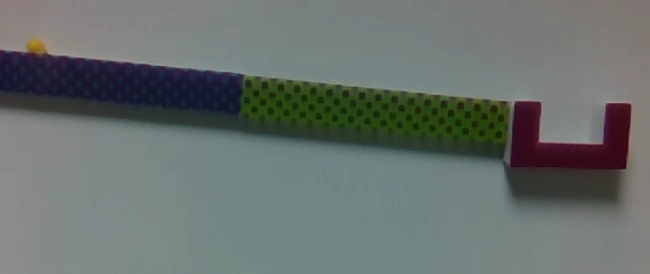
#> input picture frame 10 of marble.mp4, 650 x 274 px, given in place of calibrate.mp4, which was not available
$ python stream_video.py   (older library calls are emulated)
#> lines starting #> are read from the running program, lines starting #| are printed output that depends on the picture; after the words box and inside, x2 and y2 are one past the last pixel; in counts of white or black regions, pixels touching at a corner belong together; pictures that were not available may be replaced by others from this repository, and a replacement may not be noted
import numpy as np
import cv2 as cv
import glob
import pdb

cap = cv.VideoCapture('calibrate.mp4')

# Check if camera opened successfully
if (cap.isOpened()== False):
    print("Error opening video stream or file")

# Read until video is completed
while(cap.isOpened()):
    # Capture frame-by-frame
    ret, frame = cap.read()
#> frame is the input picture: shape (274, 650, 3); mean B, G, R 109.4, 112.4, 104.7

    if ret == True:

        gray_all = cv.cvtColor(frame, cv.COLOR_BGR2GRAY)
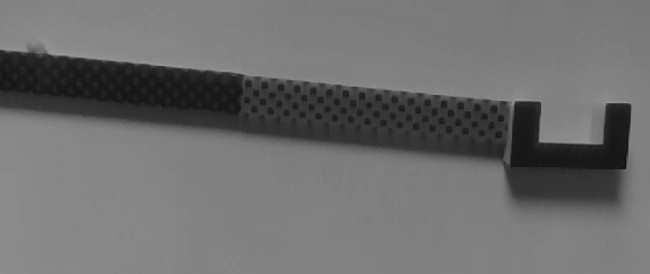
#> gray_all: shape (274, 650); min 16, max 157, mean 109.7

        # bw image, white is region of interest
        # ret, thresh = cv.adaptiveThreshold(gray_all, 255, cv.ADAPTIVE_THRESH_MEAN_C, cv.THRESH_BINARY_INV, 11, 2)
        thresh = cv.adaptiveThreshold(gray_all, 255, cv.ADAPTIVE_THRESH_MEAN_C, cv.THRESH_BINARY_INV, 71, 2)
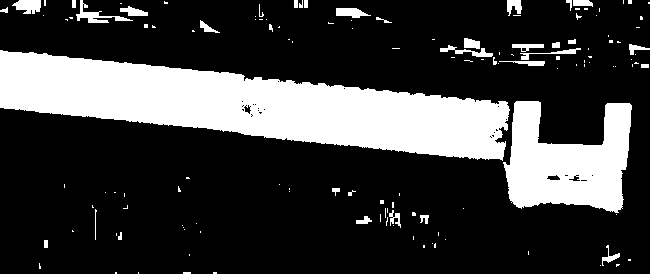
#> thresh: shape (274, 650); 23.9% white; 137 white regions (100 under 20 px), largest, box (x1, y1, x2, y2) and area: (0, 50, 510, 161) 29470, (503, 101, 632, 213) 9346, (76, 0, 133, 23) 354

        # convert BGR to HSV
        hsv = cv.cvtColor(frame, cv.COLOR_BGR2HSV)
#> hsv: shape (274, 650, 3); mean H, S, V 74.6, 44.3, 115.7

        hsv = cv.normalize(hsv.astype('float'), None, 0.0, 1.0, cv.NORM_MINMAX)
#> hsv: shape (274, 650, 3) float64; mean H, S, V 0.293, 0.174, 0.454
        h_ch = hsv[:,:,0]
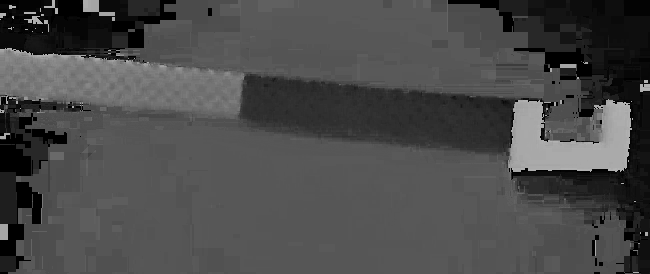
#> h_ch: shape (274, 650) float64; min 0, max 0.702, mean 0.293
        mask = h_ch > 0.12
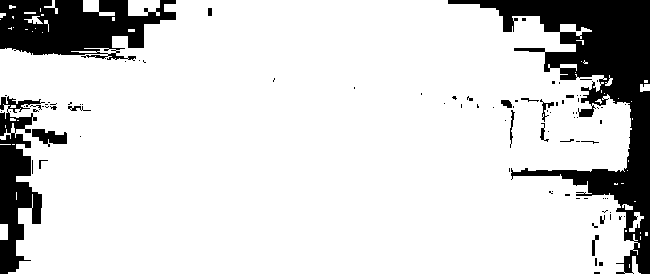
#> mask: shape (274, 650) bool; 84.4% white; 89 black regions (73 under 20 px), largest, box (x1, y1, x2, y2) and area: (448, 0, 650, 274) 15306, (0, 0, 176, 61) 6989, (0, 96, 45, 274) 4138
        mask.astype(np.uint8)

        thresh = mask*thresh
#> thresh: shape (274, 650); 21.9% white; 108 white regions (80 under 20 px), largest, box (x1, y1, x2, y2) and area: (0, 50, 510, 161) 28955, (503, 101, 631, 213) 7742, (336, 8, 371, 18) 236

        # post process thresh
        se = cv.getStructuringElement(cv.MORPH_ELLIPSE,(2, 2))
        thresh = cv.erode(thresh, se, iterations = 2)
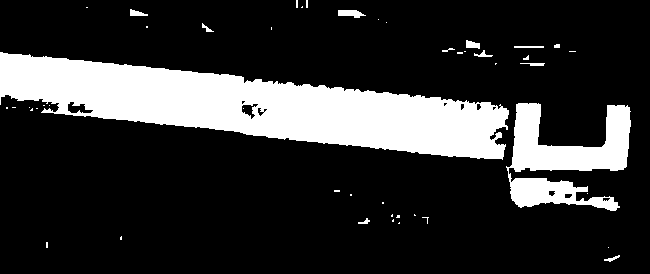
#> thresh: shape (274, 650); 19.6% white; 47 white regions (34 under 20 px), largest, box (x1, y1, x2, y2) and area: (0, 52, 509, 160) 27221, (506, 103, 631, 211) 6774, (338, 10, 366, 18) 153

        se = cv.getStructuringElement(cv.MORPH_ELLIPSE,(15, 15))
        thresh = cv.morphologyEx(thresh, cv.MORPH_CLOSE, se)
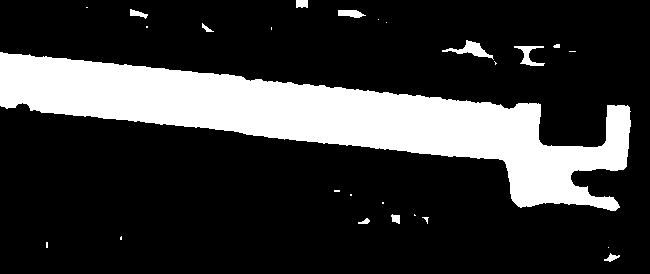
#> thresh: shape (274, 650); 21.2% white; 26 white regions (14 under 20 px)

        # flood fill test
        im_floodfill = thresh.copy()
        h, w = thresh.shape[:2]
#> h = 274; w = 650
        mask = np.zeros((h+2, w+2), np.uint8)
        cv.floodFill(im_floodfill, mask, (0,0), 255);
#> im_floodfill: shape (274, 650); every value is 255

        # Invert floodfilled image
        im_floodfill_inv = cv.bitwise_not(im_floodfill)
#> im_floodfill_inv: shape (274, 650); every value is 0

        # Combine the two images to get the foreground.
        thresh = thresh | im_floodfill_inv


        # find contours
        im2, contours, hierarchy = cv.findContours(thresh, 1, 2)
#> contours = 26 contours, 16 with area under 20; largest, box (x1, y1, x2, y2) and area: (0, 52, 631, 211) 35642, (442, 40, 494, 60) 282, (514, 46, 545, 66) 184, (338, 10, 366, 18) 128, (296, 0, 308, 8) 71

        contours_filtered = []
        solidity = []

        for c in contours:
            area = cv.contourArea(c)
            hull = cv.convexHull(c)
            hull_area = cv.contourArea(hull)
            s = float(area)/(hull_area+1)

            if (area > 2000 and area < 40000 and s > 0.5):
                contours_filtered.append(c)
                solidity.append(s)
#> this loop made 26 passes
#> (area, hull_area, s) on passes 1, 5, 8, 13, 15, 17, 23, 24: (48, 70, 0.676), (28, 35, 0.778), (49.5, 57.5, 0.846), (35642.5, 54741, 0.651), (184, 490.5, 0.374), (282.5, 493, 0.572), (128.5, 145.5, 0.877), (67, 89.5, 0.74)
#> (area, hull, hull_area, s) on passes 20, 26: (27.5, [[213, 31], [206, 31], [202, 27], [202, 23]], 36, 0.743), (71, [[307, 0], [307, 7], [296, 7], [296, 0]], 77, 0.91)
#> after the loop, contours_filtered = 1 contour; box (x1, y1, x2, y2) and area: (0, 52, 631, 211) 35642; solidity = [0.651]

                # print (area)

        # pdb.set_trace()

        for i, (cont, solid)  in enumerate(zip(contours_filtered, solidity)):
            (x,y,w,h) = cv.boundingRect(cont)
            if solid > 0.9:
                cv.putText(frame, 'long rectangle',(x+w,y+h), cv.FONT_HERSHEY_SIMPLEX, 0.5, (0,0,255), 1, cv.LINE_AA)  # red text
            elif solid < 0.65:
                cv.putText(frame,'goal',(x+w,y+h), cv.FONT_HERSHEY_SIMPLEX, 0.5, (0,0,255), 1, cv.LINE_AA)  # red text
            elif solid < 0.75 and solid > 0.65:
                cv.putText(frame,'big arc',(x+w,y+h), cv.FONT_HERSHEY_SIMPLEX, 0.5, (0,0,255), 1, cv.LINE_AA)  # red text
            elif solid < 0.9 and solid > 0.75:
                cv.putText(frame,'small arc',(x+w,y+h), cv.FONT_HERSHEY_SIMPLEX, 0.5, (0,0,255), 1, cv.LINE_AA)  # red text
            else:
                cv.putText(frame,'WTF IS THIS?!?!?!?!',(x+w,y+h), cv.FONT_HERSHEY_SIMPLEX, 0.5, (0,0,255), 1, cv.LINE_AA)  # red text

            # fit tight rectangle
            rect = cv.minAreaRect(cont)
            box = cv.boxPoints(rect)
            box = np.int0(box)
            cv.drawContours(frame,[box],0,(0,0,255),2)
#> this loop made 1 pass
#> (solid, x, y, w, h, rect, box) on pass 1: (0.651, 0, 52, 631, 159, ((311.2, 133.6), (110.7, 634), -85.13), [[622, 215], [-9, 161], [0, 51], [631, 105]])
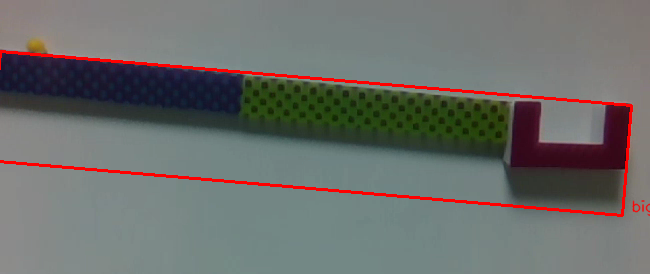
#> frame: shape (274, 650, 3); 2.4% of pixels changed, all inside (x1, y1, x2, y2) = (0, 50, 650, 217)

        cv.imshow('Frame', frame)
        # cv.waitKey(0)

        # Press Q on keyboard to  exit
        if cv.waitKey(25) & 0xFF == ord('q'):
#> (key q is pressed here)
            break

    # Break the loop
    else:
        break

# When everything done, release the video capture object
cap.release()

# Closes all the frames
cv.destroyAllWindows()

$ run again, starting later in the video
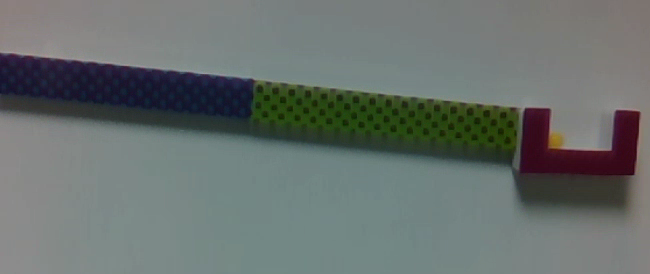
#> input picture frame 45 of marble.mp4, 650 x 274 px, given in place of calibrate.mp4, which was not available
#> frame is the input picture: shape (274, 650, 3); mean B, G, R 109.3, 112.2, 104.5
#> `mask = h_ch > 0.12`:
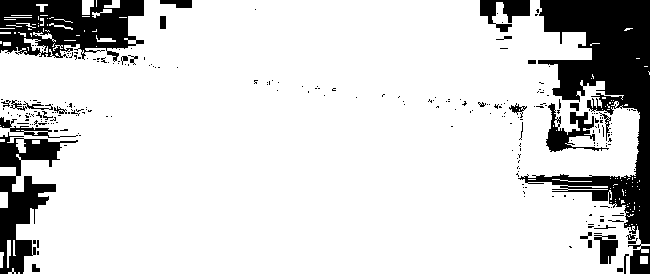
#> mask: shape (274, 650) bool; 84.5% white; 250 black regions (219 under 20 px), largest, box (x1, y1, x2, y2) and area: (518, 0, 650, 274) 13171, (0, 0, 144, 62) 5881, (0, 132, 78, 274) 3947
#> im_floodfill: shape (274, 650); every value is 255
#> im_floodfill_inv: shape (274, 650); every value is 0
#> contours = 36 contours, 30 with area under 20; largest, box (x1, y1, x2, y2) and area: (0, 55, 640, 219) 35150, (130, 18, 160, 32) 178, (297, 0, 326, 15) 167, (526, 52, 554, 74) 106, (481, 59, 499, 70) 84, (405, 226, 416, 244) 50
#> the loop `for c in contours:` made 36 passes
#> (area, hull_area, s) on passes 7, 17, 20, 22, 30, 35: (50, 98, 0.505), (83.5, 121, 0.684), (35150.5, 55132.5, 0.638), (106.5, 353, 0.301), (177.5, 234.5, 0.754), (167, 234, 0.711)
#> after the loop `for c in contours:`: contours_filtered = 1 contour; box (x1, y1, x2, y2) and area: (0, 55, 640, 219) 35150; solidity = [0.638]
#> the loop `for i, (cont, solid)  in enumerate(zip(contours_filtered, solidity)):` made 1 pass
#> (solid, x, y, w, h, rect, box) on pass 1: (0.638, 0, 55, 640, 164, ((315.1, 138.4), (109.8, 642.8), -84.81), [[630, 222], [-9, 164], [0, 54], [640, 112]])
#> after the loop `for i, (cont, solid)  in enumerate(zip(contours_filtered, solidity)):`:
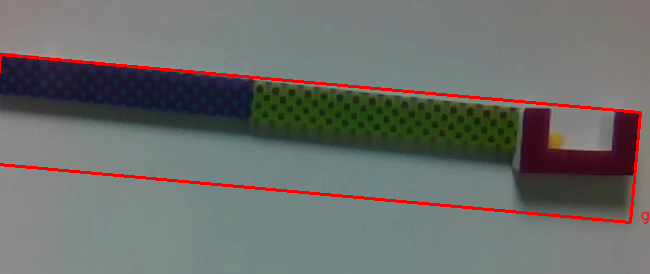
#> frame: shape (274, 650, 3); 2.39% of pixels changed, all inside (x1, y1, x2, y2) = (0, 53, 650, 225)

$ run again, starting later in the video
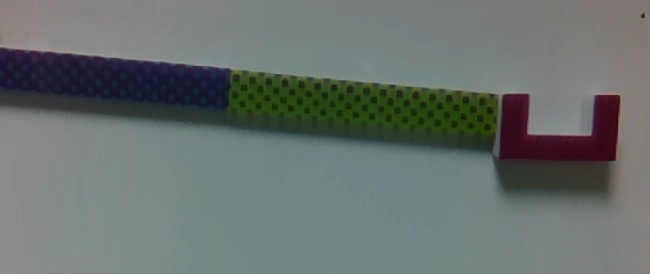
#> input picture frame 80 of marble.mp4, 650 x 274 px, given in place of calibrate.mp4, which was not available
#> frame is the input picture: shape (274, 650, 3); mean B, G, R 109.9, 112.8, 105
#> `mask = h_ch > 0.12`:
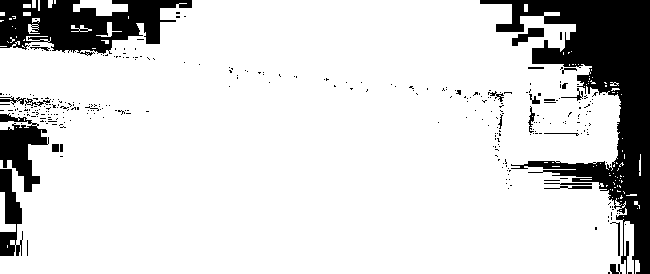
#> mask: shape (274, 650) bool; 84.9% white; 309 black regions (285 under 20 px), largest, box (x1, y1, x2, y2) and area: (480, 0, 650, 274) 15348, (0, 0, 192, 56) 6362, (0, 113, 49, 192) 1893
#> im_floodfill: shape (274, 650); every value is 255
#> im_floodfill_inv: shape (274, 650); every value is 0
#> contours = 29 contours, 19 with area under 20; largest, box (x1, y1, x2, y2) and area: (0, 50, 620, 204) 34924, (390, 205, 414, 224) 216, (502, 38, 532, 59) 216, (79, 177, 85, 208) 106, (338, 3, 359, 16) 102
#> the loop `for c in contours:` made 29 passes
#> (area, hull_area, s) on passes 2, 10, 13, 15, 17, 18, 19, 22: (64, 119.5, 0.531), (216, 302.5, 0.712), (27, 45.5, 0.581), (105.5, 121.5, 0.861), (34924.5, 53236, 0.656), (216, 346, 0.622), (40, 73.5, 0.537), (23.5, 28, 0.81)
#> after the loop `for c in contours:`: contours_filtered = 1 contour; box (x1, y1, x2, y2) and area: (0, 50, 620, 204) 34924; solidity = [0.656]
#> the loop `for i, (cont, solid)  in enumerate(zip(contours_filtered, solidity)):` made 1 pass
#> (solid, x, y, w, h, rect, box) on pass 1: (0.656, 0, 50, 620, 154, ((306, 128.1), (109.7, 622.2), -85.61), [[611, 206], [-8, 158], [0, 49], [620, 97]])
#> after the loop `for i, (cont, solid)  in enumerate(zip(contours_filtered, solidity)):`:
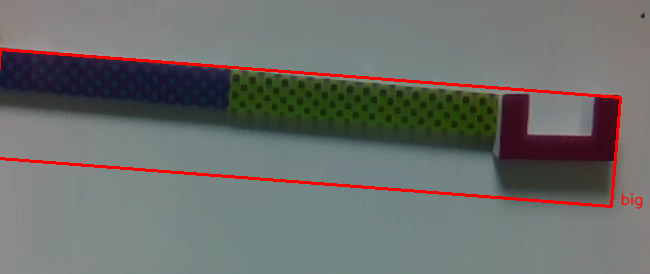
#> frame: shape (274, 650, 3); 2.38% of pixels changed, all inside (x1, y1, x2, y2) = (0, 48, 643, 210)
